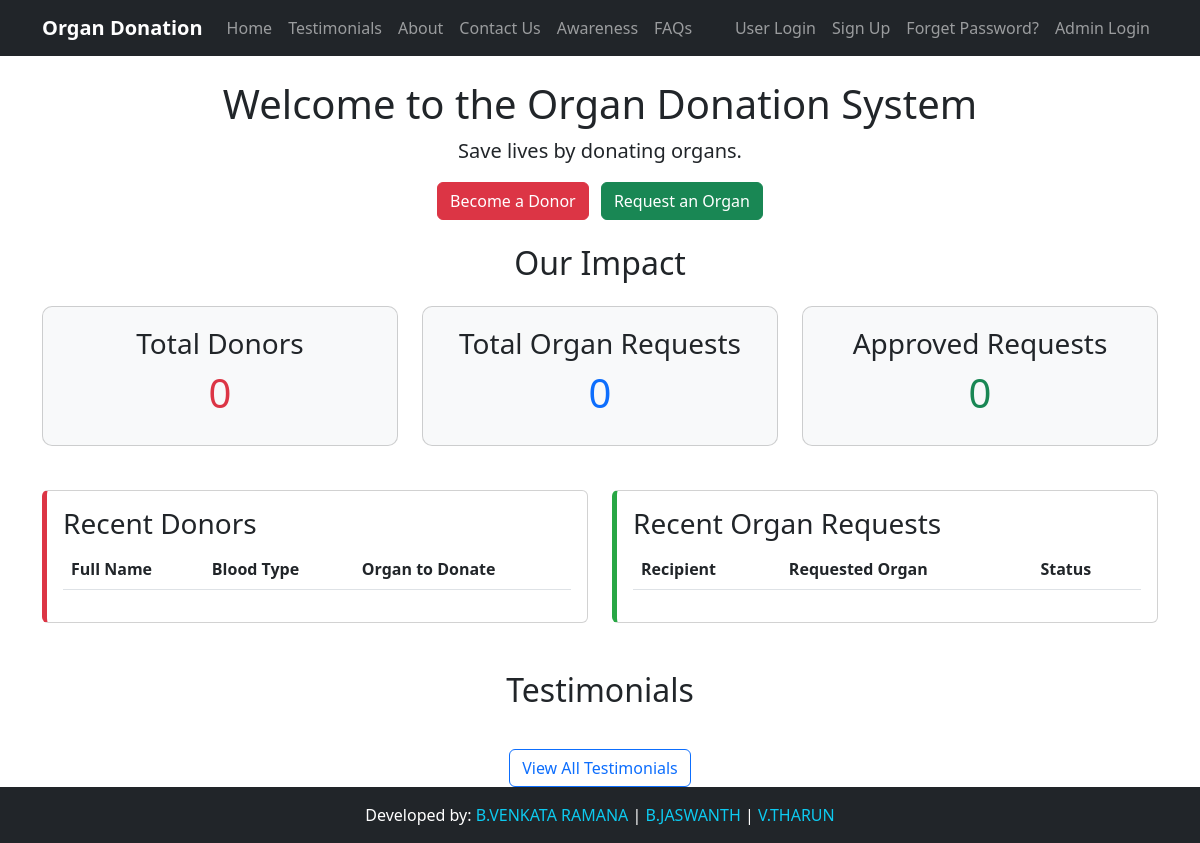
Before: / with the older database file.
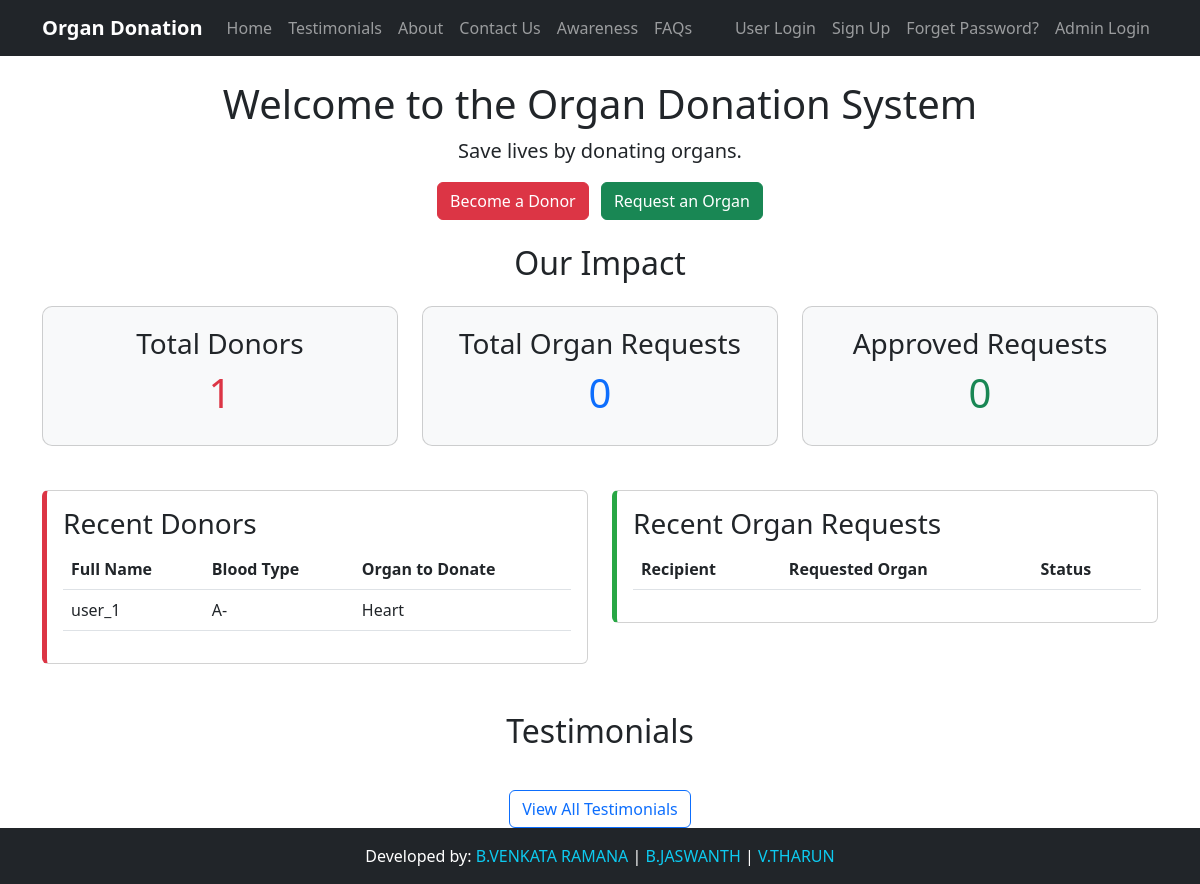
After: the same page with the newer database file.
### donation/models.py (models this page shows, shortened)
class Donor(models.Model):
    BLOOD_TYPE_CHOICES = [
        ('A+', 'A+'), ('A-', 'A-'),
        ('B+', 'B+'), ('B-', 'B-'),
        ('AB+', 'AB+'), ('AB-', 'AB-'),
        ('O+', 'O+'), ('O-', 'O-'),
    ]
    ORGAN_CHOICES = [
        ('Heart', 'Heart'),
        ('Liver', 'Liver'),
        ('Kidney', 'Kidney'),
        ('Lungs', 'Lungs'),
        ('Pancreas', 'Pancreas'),
        ('Corneas', 'Corneas'),
    ]
    user = models.OneToOneField(User, on_delete=models.CASCADE)
    full_name = models.CharField(max_length=100)
    age = models.PositiveIntegerField()
    blood_type = models.CharField(max_length=3, choices=BLOOD_TYPE_CHOICES)
    organ_to_donate = models.CharField(max_length=20, choices=ORGAN_CHOICES)
    contact_number = models.CharField(max_length=15)
    address = models.TextField()
    is_approved = models.BooleanField(default=False)

### donation/views.py (the view)
# urls.py: path('', views.home, name='home'),
def home(request):
    donors = Donor.objects.filter(is_approved=True)
    requests = OrganRequest.objects.all()
    testimonials = Testimonial.objects.all()[:3]
    context = {
        'total_donors': donors.count(),
        'total_requests': requests.count(),
        'approved_requests': requests.filter(status='Approved').count(),
        'recent_donors': donors.order_by('-id')[:2],
        'recent_requests': requests.order_by('-request_date')[:2],
        'testimonials': testimonials,
    }
    return render(request, 'donation/home.html', context)

### donation/templates/donation/home.html (shortened to what this page needs)
{% extends 'donation/base.html' %}
{% block content %}
<div class="row mb-4">
    <div class="col-md-12 text-center">
        <h1>Welcome to the Organ Donation System</h1>
        <p class="lead">Save lives by donating organs.</p>
        <div class="mt-3">
            {% if user.is_authenticated %}
                {% if not user.is_donor %}
                    <a href="{% url 'register_donor' %}" class="btn btn-danger me-2">Become a Donor</a>
                {% endif %}
                <a href="{% url 'request_organ' %}" class="btn btn-success">Request an Organ</a>
            {% else %}
                <a href="{% url 'register_donor' %}" class="btn btn-danger me-2">Become a Donor</a>
                <a href="{% url 'request_organ' %}" class="btn btn-success">Request an Organ</a>
            {% endif %}
        </div>
    </div>
</div>
<div class="row mb-4">
    <h2 class="text-center mb-4">Our Impact</h2>
    <div class="col-md-4">
        <div class="card impact-card bg-light">
            <h3 class="text-center">Total Donors</h3>
            <h1 class="text-center text-danger">{{ total_donors }}</h1>
        </div>
    </div>
    <div class="col-md-4">
        <div class="card impact-card bg-light">
            <h3 class="text-center">Total Organ Requests</h3>
            <h1 class="text-center text-primary">{{ total_requests }}</h1>
        </div>
    </div>
    <div class="col-md-4">
        <div class="card impact-card bg-light">
            <h3 class="text-center">Approved Requests</h3>
            <h1 class="text-center text-success">{{ approved_requests }}</h1>
        </div>
    </div>
</div>
<div class="row">
    <div class="col-md-6">
        <div class="card donor-card mb-4">
            <div class="card-body">
                <h3 class="card-title">Recent Donors</h3>
                <table class="table table-hover">
                    <thead>
                        <tr>
                            <th>Full Name</th>
                            <th>Blood Type</th>
                            <th>Organ to Donate</th>
                        </tr>
                    </thead>
                    <tbody>
                        {% for donor in recent_donors %}
                        <tr>
                            <td>{{ donor.full_name }}</td>
                            <td>{{ donor.blood_type }}</td>
                            <td>{{ donor.organ_to_donate }}</td>
                        </tr>
                        {% endfor %}
                    </tbody>
                </table>
            </div>
        </div>
    </div>
    <div class="col-md-6">
        <div class="card request-card mb-4">
            <div class="card-body">
                <h3 class="card-title">Recent Organ Requests</h3>
                <table class="table table-hover">
                    <thead>
                        <tr>
                            <th>Recipient</th>
                            <th>Requested Organ</th>
                            <th>Status</th>
                        </tr>
                    </thead>
                </table>
            </div>
        </div>
    </div>
</div>
<div class="row mt-4">
    <h2 class="text-center mb-4">Testimonials</h2>
    <div class="text-center mt-3">
        <a href="{% url 'testimonials' %}" class="btn btn-outline-primary">View All Testimonials</a>
    </div>
</div>
{% endblock %}

### donation/templates/donation/base.html (shortened to what this page needs)
<!DOCTYPE html>
<html lang="en">
<head>
    <link href="https://cdn.jsdelivr.net/npm/bootstrap@5.3.0/dist/css/bootstrap.min.css" rel="stylesheet">
    <link href="https://cdn.jsdelivr.net/npm/bootstrap-icons@1.10.5/font/bootstrap-icons.css" rel="stylesheet">
</head>
<body>
    <nav class="navbar navbar-expand-lg navbar-dark bg-dark">
        <div class="container">
            <a class="navbar-brand" href="{% url 'home' %}">Organ Donation</a>
            <div class="collapse navbar-collapse" id="navbarNav">
                <ul class="navbar-nav me-auto">
                    <li class="nav-item"><a class="nav-link" href="{% url 'home' %}">Home</a></li>
                    <li class="nav-item"><a class="nav-link" href="{% url 'testimonials' %}">Testimonials</a></li>
                    <li class="nav-item"><a class="nav-link" href="{% url 'about' %}">About</a></li>
                    <li class="nav-item"><a class="nav-link" href="{% url 'contact' %}">Contact Us</a></li>
                    <li class="nav-item"><a class="nav-link" href="{% url 'awareness' %}">Awareness</a></li>
                    <li class="nav-item"><a class="nav-link" href="{% url 'faqs' %}">FAQs</a></li>
                </ul>
                <ul class="navbar-nav">
                    {% if user.is_authenticated %}
                        {% if user.is_donor %}
                            <li class="nav-item"><a class="nav-link" href="{% url 'update_donor' %}">Become a Donor</a></li>
                        {% else %}
                            <li class="nav-item"><a class="nav-link" href="{% url 'register_donor' %}">Become a Donor</a></li>
                        {% endif %}
                        <li class="nav-item"><a class="nav-link" href="{% url 'request_organ' %}">Request an Organ</a></li>
                        <li class="nav-item"><a class="nav-link" href="{% url 'profile' %}">My Profile</a></li>
                        <li class="nav-item"><a class="nav-link" href="{% url 'change_password' %}">Change Password</a></li>
                        <li class="nav-item"><a class="nav-link" href="{% url 'logout' %}">Logout</a></li>
                        {% if user.is_superuser %}
                            <li class="nav-item"><a class="nav-link" href="{% url 'admin_dashboard' %}">Admin</a></li>
                        {% endif %}
                    {% else %}
                        <li class="nav-item"><a class="nav-link" href="{% url 'login' %}">User Login</a></li>
                        <li class="nav-item"><a class="nav-link" href="{% url 'register' %}">Sign Up</a></li>
                        <li class="nav-item"><a class="nav-link" href="{% url 'password_reset' %}">Forget Password?</a></li>
                        <li class="nav-item"><a class="nav-link" href="/admin/">Admin Login</a></li>
                    {% endif %}
                </ul>
            </div>
        </div>
    </nav>
    <div class="container mt-4">
        {% block content %}{% endblock %}
    </div>
    <footer class="bg-dark text-white py-3 mt-auto">
        <div class="container text-center">
            <p class="mb-0">
                Developed by:
                <span class="text-info">B.VENKATA RAMANA</span> |
                <span class="text-info">B.JASWANTH</span> |
                <span class="text-info">V.THARUN</span>
            </p>
        </div>
    </footer>
</body>
</html>

### donation/templates/donation/base.html (style rules this page uses)
.navbar-brand { font-weight: bold; }
.impact-card { border-radius: 10px; padding: 20px; margin-bottom: 20px; }
.donor-card { border-left: 5px solid #dc3545; }
.request-card { border-left: 5px solid #28a745; }

Changed rows visible on the page:
added Donor: full_name "user_1", blood_type "A-", organ_to_donate "Heart"
Other visible differences:
{{ total_donors }}: "0" → "1"
